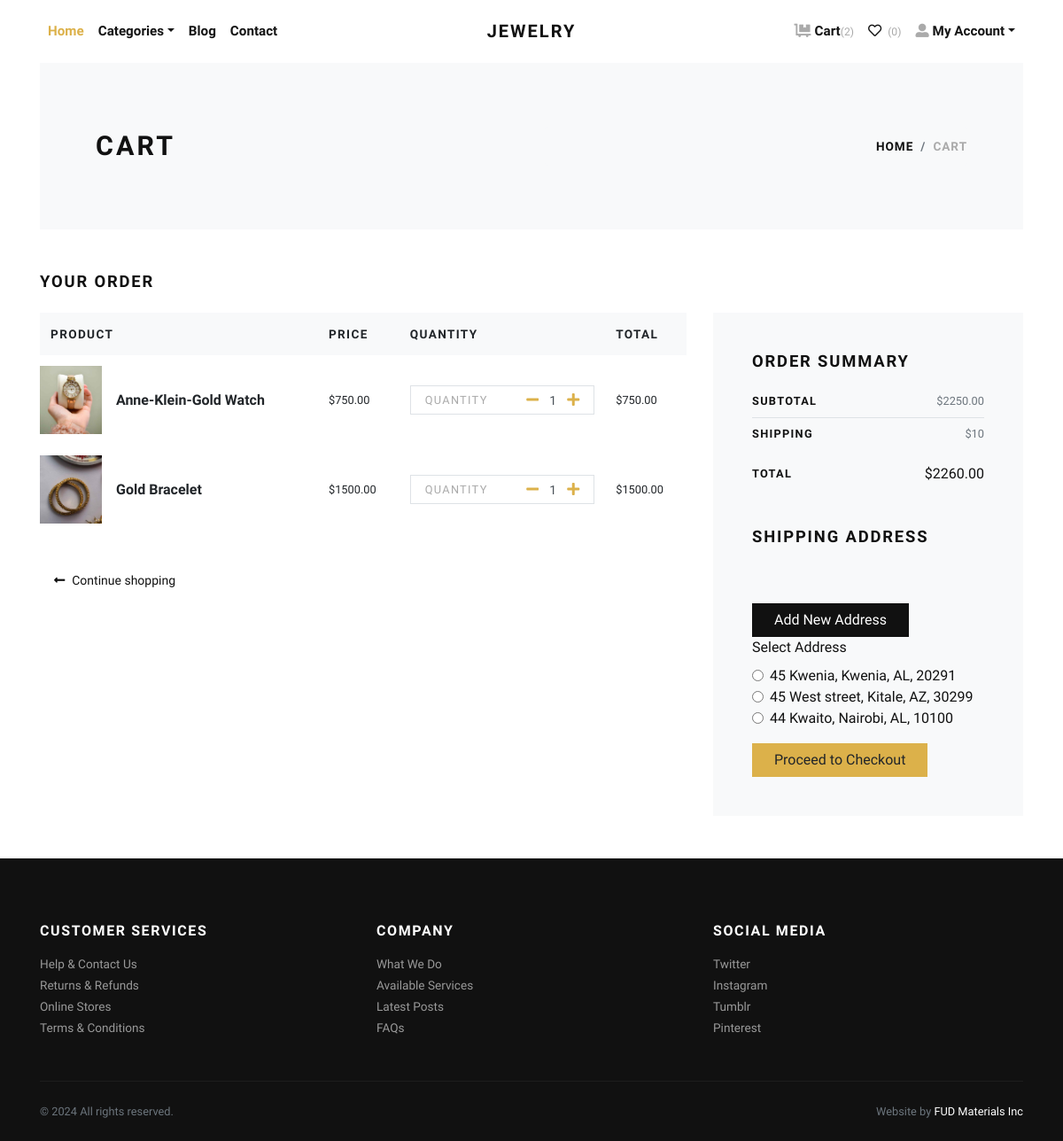
The app's page /cart/ (signed in), older data.
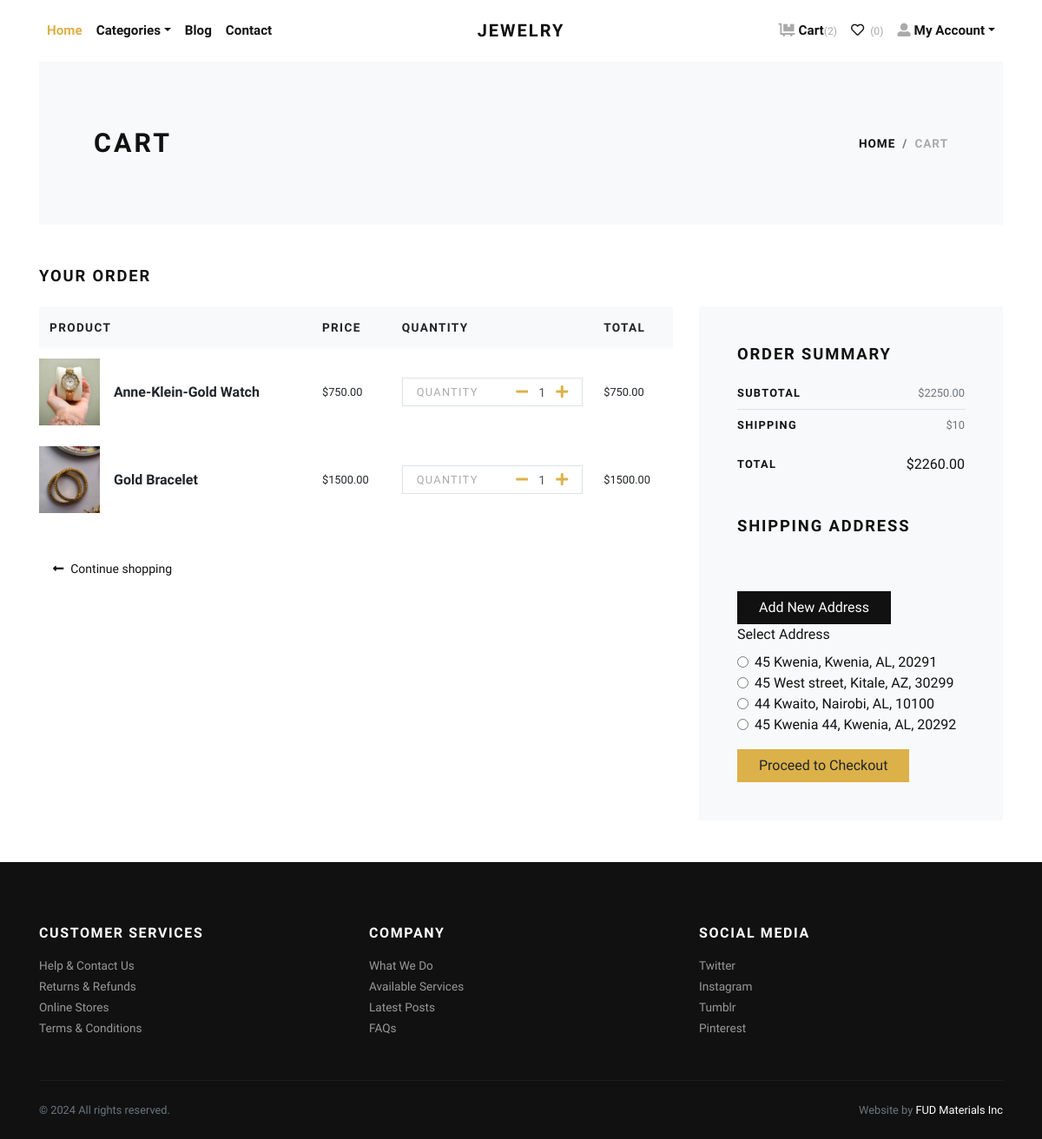
The same page, newer data.
### store/models.py (models this page shows, shortened)
class Cart(models.Model):
    user = models.ForeignKey(User, verbose_name="User", on_delete=models.CASCADE)
    product = models.ForeignKey(Product, verbose_name="Product", on_delete=models.CASCADE)
    quantity = models.PositiveIntegerField(default=1, verbose_name="Quantity")
    created_at = models.DateTimeField(auto_now_add=True, verbose_name="Created Date")
    updated_at = models.DateTimeField(auto_now=True, verbose_name="Updated Date")

class Product(models.Model):
    title = models.CharField(max_length=150, verbose_name="Product Title")
    slug = models.SlugField(max_length=160, verbose_name="Product Slug")
    sku = models.CharField(max_length=255, unique=True, verbose_name="Unique Product ID (SKU)")
    short_description = models.TextField(verbose_name="Short Description")
    detail_description = models.TextField(blank=True, null=True, verbose_name="Detail Description")
    product_image = models.ImageField(upload_to='product', blank=True, null=True, verbose_name="Product Image")
    price = models.DecimalField(max_digits=8, decimal_places=2)
    category = models.ForeignKey(Category, verbose_name="Product Category", on_delete=models.CASCADE)
    is_active = models.BooleanField(verbose_name="Is Active?")
    is_featured = models.BooleanField(verbose_name="Is Featured?")
    created_at = models.DateTimeField(auto_now_add=True, verbose_name="Created Date")
    updated_at = models.DateTimeField(auto_now=True, verbose_name="Updated Date")
    class Meta:
        verbose_name_plural = 'Products'
        ordering = ('-created_at', )

class Address(models.Model):
    user = models.ForeignKey(User, verbose_name="User", on_delete=models.CASCADE)
    city = models.CharField(max_length=150, verbose_name="City")
    state = USStateField(verbose_name="State")
    first_name = models.CharField(max_length=150, verbose_name="First Name")
    last_name = models.CharField(max_length=150, verbose_name="Last Name")
    email = models.EmailField(verbose_name="Email")
    phone = models.CharField(max_length=20, verbose_name="Phone")
    company = models.CharField(max_length=150, verbose_name="Company", blank=True, null=True)
    country = CountryField(verbose_name="Country", default='US')
    address_line1 = models.CharField(max_length=255, verbose_name="Address Line 1")
    address_line2 = models.CharField(max_length=255, verbose_name="Address Line 2", blank=True, null=True)
    zip_code = USZipCodeField(verbose_name="ZIP Code")

### store/views.py (the view, shortened to what this page needs)
# urls.py: path('cart/', views.cart, name="cart"),
@login_required
def cart(request):
    user = request.user
    cart_products = Cart.objects.filter(user=user)
    combined_data = []
    amount = decimal.Decimal(0)
    shipping_amount = decimal.Decimal(10)
    for cart_product in cart_products:
        temp_amount = (cart_product.quantity * cart_product.product.price)
        amount += temp_amount
        combined_data.append((cart_product, temp_amount))
    addresses = Address.objects.filter(user=user)
    selected_address_id = request.POST.get('address')
    if selected_address_id:
        try:
            selected_address = Address.objects.get(id=selected_address_id, user=user)
        except Address.DoesNotExist:
            selected_address = None
    else:
        selected_address = None
    form = AddressForm()  # Create a form instance to pass to the template
    context = {
        'combined_data': combined_data,
        'amount': amount,
        'shipping_amount': shipping_amount,
        'total_amount': amount + shipping_amount,
        'addresses': addresses,
        'selected_address': selected_address,
        'form': form  # Include the form in the context
    }
    return render(request, 'store/cart.html', context)

### store/context_preprocessors.py (called while the page is built)
def store_menu(request):
    categories = Category.objects.filter(is_active=True)
    context = {
        'categories_menu': categories,
    }
    return context

def cart_menu(request):
    if request.user.is_authenticated:
        cart_items= Cart.objects.filter(user=request.user)
        context = {
            'cart_items': cart_items,
        }
    else:
        context = {}
    return context

### templates/store/cart.html (shortened to what the changed rows need)
{% extends 'base.html' %}
{% load static %}
{% block content %}
<div class="container">
    <section class="py-5 bg-light">
        <div class="container">
            <div class="row px-4 px-lg-5 py-lg-4 align-items-center">
                <div class="col-lg-6">
                    <h1 class="h2 text-uppercase mb-0">Cart</h1>
                </div>
            </div>
        </div>
    </section>
    <section class="py-5">
        <h2 class="h5 text-uppercase mb-4">Your Order</h2>
        <div class="row">
            <div class="col-lg-8 mb-4 mb-lg-0">
                <div class="table-responsive mb-4">
                    <table class="table">
                        <thead class="bg-light">
                            <tr>
                                <th class="border-0" scope="col"><strong class="text-small text-uppercase">Product</strong></th>
                                <th class="border-0" scope="col"><strong class="text-small text-uppercase">Price</strong></th>
                                <th class="border-0" scope="col"><strong class="text-small text-uppercase">Quantity</strong></th>
                                <th class="border-0" scope="col"><strong class="text-small text-uppercase">Total</strong></th>
                            </tr>
                        </thead>
                        <tbody>
                            {% for cart_product, total_price in combined_data %}
                            <tr>
                                <th class="pl-0 border-0" scope="row">
                                    <div class="media align-items-center">
                                        {% if cart_product.product.product_image %}
                                        <a class="reset-anchor d-block animsition-link" href="{% url 'store:product-detail' cart_product.product.slug %}">
                                            <img src="{{ cart_product.product.product_image.url }}" alt="{{ cart_product.product.title }}" width="70" />
                                        </a>
                                        {% endif %}
                                        <div class="media-body ml-3">
                                            <strong class="h6">
                                                <a class="reset-anchor animsition-link" href="{% url 'store:product-detail' cart_product.product.slug %}">{{ cart_product.product.title }}</a>
                                            </strong>
                                        </div>
                                    </div>
                                </th>
                                <td class="align-middle border-0">
                                    <p class="mb-0 small">${{ cart_product.product.price }}</p>
                                </td>
                                <td class="align-middle border-0">
                                    <div class="border d-flex align-items-center justify-content-between px-3"><span class="small text-uppercase text-gray headings-font-family">Quantity</span>
                                      <div class="quantity">
                                        <a href="{% url 'store:minus-cart' cart_product.id %}" class="dec-btn p-0 ml-2"><i class="fas fa-minus"></i></a>
                                        <input class="form-control form-control-sm border-0 shadow-0 p-0" type="text" value="{{cart_product.quantity}}"/>
                                        <a href="{% url 'store:plus-cart' cart_product.id %}" class="inc-btn p-0"><i class="fas fa-plus"></i></a>
                                      </div>
                                    </div>
                                  </td>
                                <td class="align-middle border-0">
                                    <p class="mb-0 small">${{ total_price }}</p>
                                </td>
                            </tr>
                            {% endfor %}
                        </tbody>
                    </table>
                </div>
            </div>
            <div class="col-lg-4">
                <div class="card border-0 rounded-0 p-lg-4 bg-light">
                    <div class="card-body">
                        <form action="{% url 'store:checkout' %}" method="get">
                            <div class="form-group">
                                <div id="address" class="address-options">
                                    {% for address in addresses %}
                                    <div class="form-check">
                                        <input class="form-check-input" type="radio" id="address_{{ address.id }}" name="address_id" value="{{ address.id }}"
                                            {% if selected_address and selected_address.id == address.id %}checked{% endif %} required>
                                        <label class="form-check-label" for="address_{{ address.id }}">
                                            {{ address.address_line1 }}, {{ address.city }}, {{ address.state }}, {{ address.zip_code }}
                                        </label>
                                    </div>
                                    {% endfor %}
                                </div>
                            </div>
                        </form>
                    </div>
                </div>
            </div>
        </div>
    </section>
</div>
{% endblock content %}

Row changes from the older to the newer data that the page shows:
added Address: address_id "☐ 45 Kwenia 44, Kwenia, AL, 2029", address_line1 "45 Kwenia 44", city "Kwenia", state "AL", zip_code "20292"
